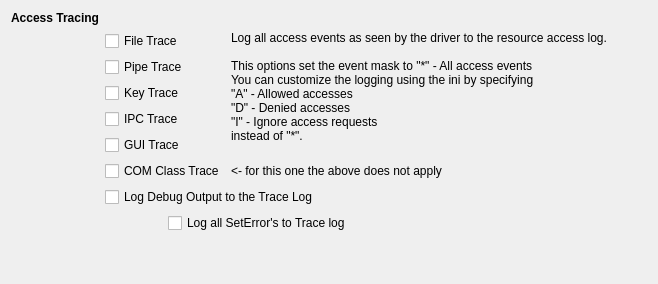
             <widget class="QWidget" name="tab">
              <attribute name="title">
               <string>Tracing</string>
              </attribute>
              <layout class="QGridLayout" name="gridLayout_34">
               <item row="0" column="0">
                <layout class="QGridLayout" name="gridLayout_32">
                 <item row="2" column="0">
                  <widget class="QLabel" name="label_19">
                   <property name="font">
                    <font>
                     <weight>75</weight>
                     <bold>true</bold>
                    </font>
                   </property>
                   <property name="text">
                    <string>Access Tracing</string>
                   </property>
                  </widget>
                 </item>
                 <item row="10" column="2" colspan="2">
                  <widget class="QCheckBox" name="chkErrTrace">
                   <property name="text">
                    <string>Log all SetError's to Trace log</string>
                   </property>
                  </widget>
                 </item>
                 <item row="11" column="1">
                  <spacer name="verticalSpacer_2">
                   <property name="orientation">
                    <enum>Qt::Vertical</enum>
                   </property>
                   <property name="sizeHint" stdset="0">
                    <size>
                     <width>20</width>
                     <height>40</height>
                    </size>
                   </property>
                  </spacer>
                 </item>
                 <item row="8" column="3">
                  <widget class="QLabel" name="label_28">
                   <property name="text">
                    <string>&lt;- for this one the above does not apply</string>
                   </property>
                  </widget>
                 </item>
                 <item row="9" column="1" colspan="3">
                  <widget class="QCheckBox" name="chkDbgTrace">
                   <property name="text">
                    <string>Log Debug Output to the Trace Log</string>
                   </property>
                  </widget>
                 </item>
                 <item row="3" column="1" colspan="2">
                  <widget class="QCheckBox" name="chkFileTrace">
                   <property name="text">
                    <string>File Trace</string>
                   </property>
                  </widget>
                 </item>
                 <item row="5" column="1" colspan="2">
                  <widget class="QCheckBox" name="chkKeyTrace">
                   <property name="text">
                    <string>Key Trace</string>
                   </property>
                  </widget>
                 </item>
                 <item row="3" column="3" rowspan="5">
                  <widget class="QLabel" name="label_26">
                   <property name="text">
                    <string>Log all access events as seen by the driver to the resource access log.

This options set the event mask to &quot;*&quot; - All access events
You can customize the logging using the ini by specifying
&quot;A&quot; - Allowed accesses
&quot;D&quot; - Denied accesses
&quot;I&quot; - Ignore access requests
instead of &quot;*&quot;.</string>
                   </property>
                   <property name="alignment">
                    <set>Qt::AlignLeading|Qt::AlignLeft|Qt::AlignTop</set>
                   </property>
                   <property name="wordWrap">
                    <bool>true</bool>
                   </property>
                  </widget>
                 </item>
                 <item row="7" column="1" colspan="2">
                  <widget class="QCheckBox" name="chkGuiTrace">
                   <property name="text">
                    <string>GUI Trace</string>
                   </property>
                  </widget>
                 </item>
                 <item row="6" column="1" colspan="2">
                  <widget class="QCheckBox" name="chkIpcTrace">
                   <property name="text">
                    <string>IPC Trace</string>
                   </property>
                  </widget>
                 </item>
                 <item row="8" column="1" colspan="2">
                  <widget class="QCheckBox" name="chkComTrace">
                   <property name="text">
                    <string>COM Class Trace</string>
                   </property>
                  </widget>
                 </item>
                 <item row="4" column="1" colspan="2">
                  <widget class="QCheckBox" name="chkPipeTrace">
                   <property name="text">
                    <string>Pipe Trace</string>
                   </property>
                  </widget>
                 </item>
                 <item row="11" column="4">
                  <spacer name="horizontalSpacer_3">
                   <property name="orientation">
                    <enum>Qt::Horizontal</enum>
                   </property>
                   <property name="sizeHint" stdset="0">
                    <size>
                     <width>40</width>
                     <height>20</height>
                    </size>
                   </property>
                  </spacer>
                 </item>
                 <item row="11" column="2" colspan="2">
                  <spacer name="horizontalSpacer">
                   <property name="orientation">
                    <enum>Qt::Horizontal</enum>
                   </property>
                   <property name="sizeHint" stdset="0">
                    <size>
                     <width>40</width>
                     <height>20</height>
                    </size>
                   </property>
                  </spacer>
                 </item>
                </layout>
               </item>
              </layout>
             </widget>
